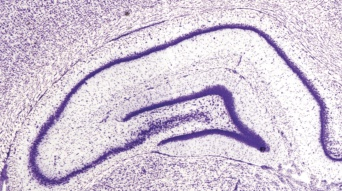
#> input picture dataset/testing/region-68.jpg, 342 x 191 px
$ python -i feature.py   (imports and definitions only)   (older library calls are emulated)
#> lines starting #> are read from the running program, lines starting #| are printed output that depends on the picture
# -*- coding: utf-8 -*-
import cv2
import numpy as np
import os
import pickle
import random
import config

from multiprocessing.pool import ThreadPool

import logbook
# [1 line that did not run here, left out]

# ****************************** SIFT Parameters
SIFT = cv2.xfeatures2d.SIFT_create(nfeatures=config.SIFT_FEATURES, nOctaveLayers=config.SIFT_OCTAVE_LAYERS, contrastThreshold=config.SIFT_CONTRAST_THRESHOLD, edgeThreshold=config.SIFT_EDGE_THRESHOLD, sigma=config.SIFT_SIGMA)

# ****************************** Matcher Parameters
FLANN = cv2.FlannBasedMatcher(config.FLANN_INDEX_PARAMS, config.FLANN_SEARCH_PARAMS)
BF = cv2.BFMatcher(normType=cv2.NORM_HAMMING)

class ImageInfo(object):
    # [4 lines left out: function __init__, not called in this run]

class Match(object):
    def unit_vector(self, vector):
        """ Returns the unit vector of the vector.  """
        return vector / np.linalg.norm(vector)

    # [52 lines left out: functions angle_between, __init__, not called in this run]

    def comparison_key(self):
        return self.linear

    # [293 lines left out: functions get_results, warp, im_read, im_write, nissl_load, nissl_load_sift and 3 more, not called in this run]

def extract_sift(im):
    if im.dtype != np.uint8:
            im = (im * 255).astype(np.uint8)

    if len(im.shape) == 3:
        im = cv2.cvtColor(im, cv2.COLOR_RGB2GRAY)

    if config.USE_AFFINE:
        # Use multithreading to split the affine detection work
        if config.MULTITHREAD:
            pool = ThreadPool(processes = cv2.getNumberOfCPUs())
            kp, des = affine_detect(SIFT, im, pool=pool)
            pool.close()
            pool.join()
            return kp, des
        else:
            return affine_detect(SIFT, im)
    else:
        return SIFT.detectAndCompute(im, None)


# [102 lines left out: functions affine_skew, affine_detect, pickle_sift, unpickle_sift, not called in this run]

>>> import cv2
>>> picture = cv2.cvtColor(cv2.imread('dataset/testing/region-68.jpg'), cv2.COLOR_BGR2RGB)
>>> result = extract_sift(picture)
#> in extract_sift, `im = cv2.cvtColor(im, cv2.COLOR_RGB2GRAY)`:
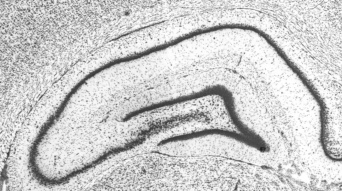
#> im: shape (191, 342); min 32, max 255, mean 204.1

$ run again, on dataset/testing/region-34.jpg
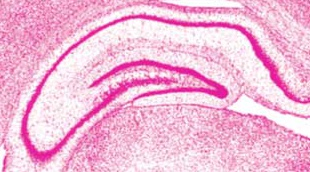
#> input picture dataset/testing/region-34.jpg, 310 x 172 px
#> in extract_sift, `im = cv2.cvtColor(im, cv2.COLOR_RGB2GRAY)`:
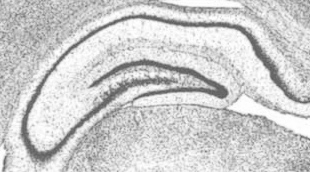
#> im: shape (172, 310); min 86, max 255, mean 205.6

$ run again, on dataset/testing/region-70.jpg
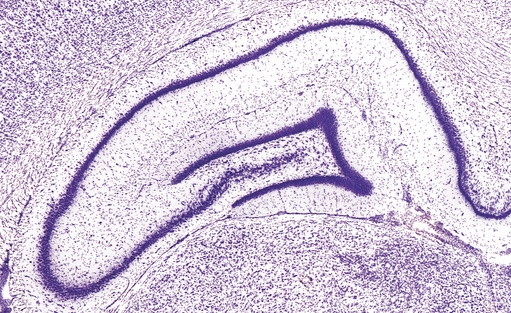
#> input picture dataset/testing/region-70.jpg, 511 x 313 px
#> in extract_sift, `im = cv2.cvtColor(im, cv2.COLOR_RGB2GRAY)`:
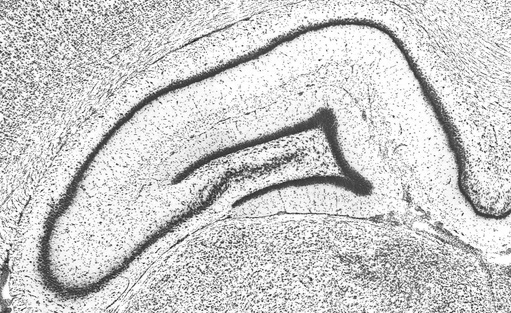
#> im: shape (313, 511); min 16, max 255, mean 204.2

$ run again, on dataset/testing/plate-34.jpg
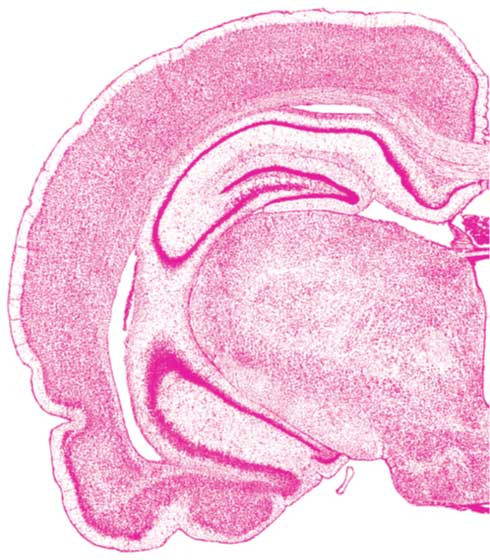
#> input picture dataset/testing/plate-34.jpg, 490 x 560 px
#> in extract_sift, `im = cv2.cvtColor(im, cv2.COLOR_RGB2GRAY)`:
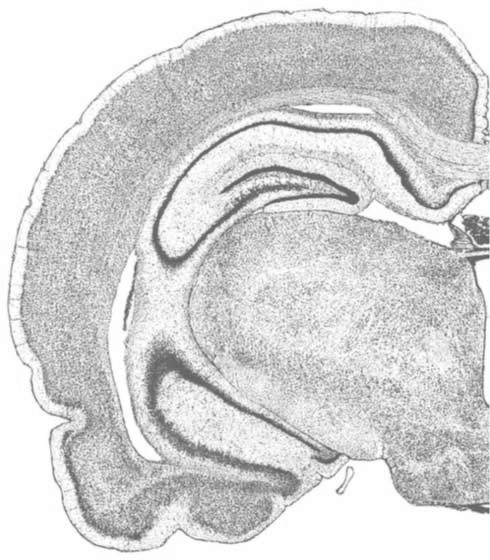
#> im: shape (560, 490); min 88, max 255, mean 213.6
